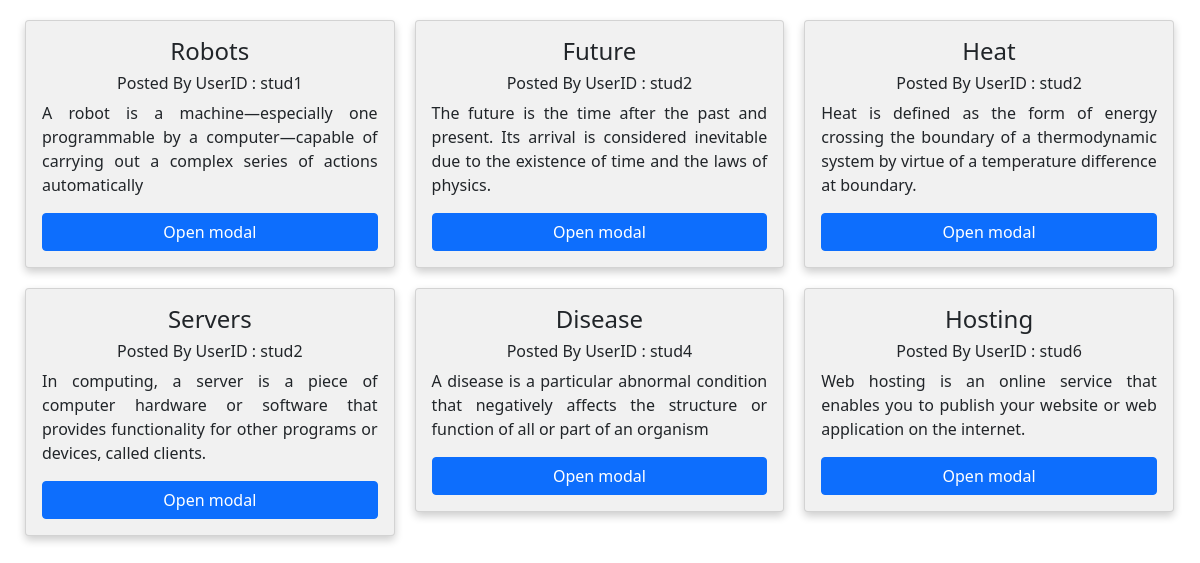
Page /pageList.php on the committed database.
### tables this page shows
CREATE TABLE `page` (
  `page_id` int(11) NOT NULL,
  `student_id` varchar(10) NOT NULL,
  `title` varchar(20) NOT NULL,
  `content` varchar(255) NOT NULL
);

### pageList.php (the view, shortened to what this page needs)
<!DOCTYPE html>
<html lang="en">
<head>
    <link href="https://cdn.jsdelivr.net/npm/bootstrap@5.0.2/dist/css/bootstrap.min.css" rel="stylesheet">
    <link rel="stylesheet" href="https://cdn.jsdelivr.net/npm/bootstrap-icons@1.3.0/font/bootstrap-icons.css">
</head>
<body>
    <?php
        include_once("./includes/database.php");
        $sql2 = "SELECT * FROM page WHERE NOT student_id = '$uName[1]'";
        $result = mysqli_query($conn, $sql2);
        if($result->num_rows > 0) {
            $n = 0;
            while($row = mysqli_fetch_assoc($result)) {
                $title = $row["title"];
                $userId = $row["student_id"];
                $content = $row["content"];
                if($n==0 || $n==3) { ?>
                    <div class='row' style='margin: 20px -5px; padding: 0 20px;'>
                <?php
                    $n = 0;
                }
                ?>
                        <div class='column' style='float:left; width: 33.3%; padding: 0 10px;' >
                            <div class='card' style='box-shadow: 0 4px 8px 0 rgba(0, 0, 0, 0.2); padding: 16px; text-align: center; background-color: #f1f1f1;'>
                                <h4 class='fw-bold;'><?php echo $title ?></h4>
                                <h6>Posted By UserID : <?php echo $userId ?></h6>
                                <p style="text-align: justify; text-justify: inter-word;"><?php echo $content ?></p>
                                <button type="button" class="btn btn-primary" data-bs-toggle="modal" data-bs-target="#myModal1" onclick="addedVal('<?php echo $title ?>','<?php echo $userId ?>','<?php echo $content ?>');">Open modal</button>
                            </div>
                        </div>
                <?php
                $n += 1;
                if($n == 3) { ?>
                    </div>
                <?php
                }
            }
        }
    ?>
</body>
</html>

### rows in the picture
page: title "Robots", student "stud1", content "A robot is a machine—especially one programmable by a computer—capable of carrying out a complex series of actions automatically"
page: title "Future", student "stud2", content "The future is the time after the past and present. Its arrival is considered inevitable due to the existence of time and the laws of physics."
page: title "Heat", student "stud2", content "Heat is defined as the form of energy crossing the boundary of a thermodynamic system by virtue of a temperature difference at boundary."
page: title "Servers", student "stud2", content "In computing, a server is a piece of computer hardware or software that provides functionality for other programs or devices, called clients."
page: title "Disease", student "stud4", content "A disease is a particular abnormal condition that negatively affects the structure or function of all or part of an organism"
page: title "Hosting", student "stud6", content "Web hosting is an online service that enables you to publish your website or web application on the internet."
